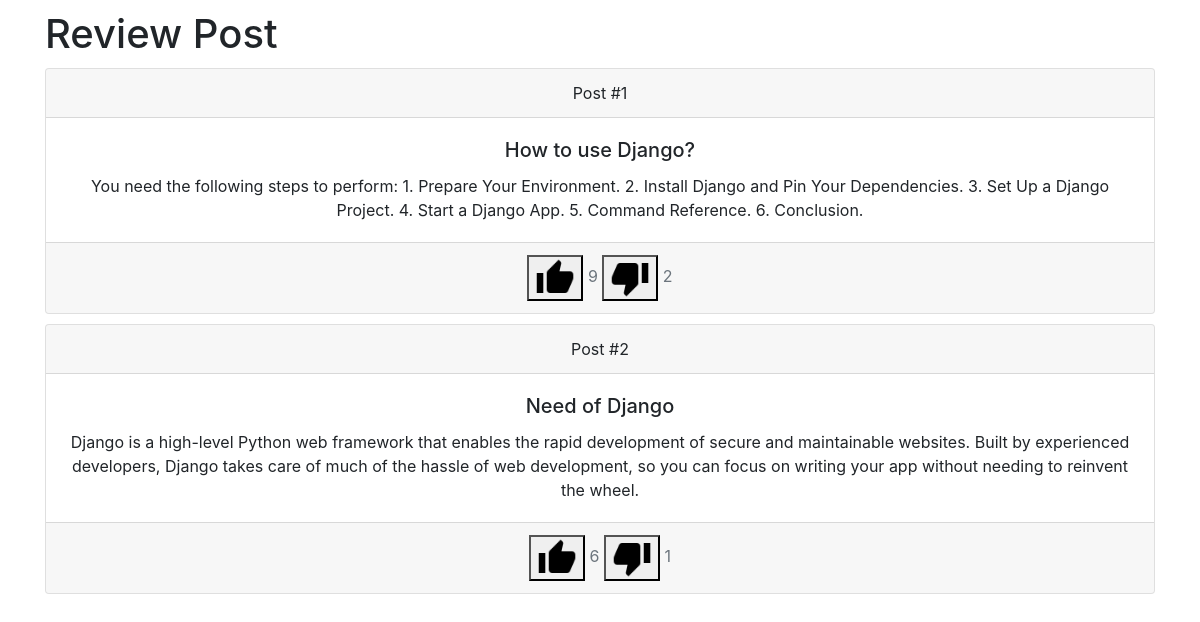
The page / on the database its author committed.
### client/models.py (models this page shows, shortened)
class Post(models.Model):
    title = models.CharField(max_length=100)
    description = models.TextField()
    created_at = models.DateTimeField(auto_now_add=True)
    likecount = models.IntegerField(default=0)
    dislikecount = models.IntegerField(default=0)

### client/views.py (the view)
# urls.py: 2. Add a URL to urlpatterns:  path('', views.home, name='home')
def home(request):
    posts = Post.objects.all()
    return render(request, 'index.html', {"posts": posts})

### client/templates/index.html (shortened to what this page needs)
<!DOCTYPE html>
<html lang="en">
  <head>
    <link
      rel="stylesheet"
      href="https://cdn.jsdelivr.net/npm/bootstrap@4.0.0/dist/css/bootstrap.min.css"
    />
  </head>
  <body>
    {% load static %}
    <div class="container" style="margin-top: 10px">
      <h1>Review Post</h1>
      {% for post in posts %}
      <div class="card text-center" style="margin-top: 10px">
        <div class="card-header">Post #{{post.id}}</div>
        <div class="card-body">
          <h5 class="card-title">{{post.title}}</h5>
          <p class="card-text">{{post.description}}</p>
        </div>
        <div class="card-footer text-muted">
          <button onclick="reviewPost('{{post.id}}',1)">
            <img
              src="{% static 'assets/like.png' %}"
              width="40px"
              height="40px"
            />
          </button>
          <span id="post_{{post.id}}_likecount"> {{post.likecount}} </span>
          <button onclick="reviewPost('{{post.id}}',0)">
            <img
              src="{% static 'assets/unlike.png' %}"
              width="40px"
              height="40px"
            />
          </button>
          <span id="post_{{post.id}}_dislikecount">
            {{post.dislikecount}}
          </span>
        </div>
      </div>
      {% endfor %}
    </div>
  </body>
</html>

### rows shown on the page
Post: id "1", title "How to use Django?", description "You need the following steps to perform: 1. Prepare Your Environment. 2. Install Django and Pin Your Dependencies. 3. Set Up a Django Project. 4. Start a Django App. 5. Command Reference. 6. Conclusion.", likecount "9", dislikecount "2"
Post: id "2", title "Need of Django", description "Django is a high-level Python web framework that enables the rapid development of secure and maintainable websites. Built by experienced developers, Django takes care of much of the hassle of web development, so you can focus on writing your app without needing to reinvent the wheel.", likecount "6", dislikecount "1"
